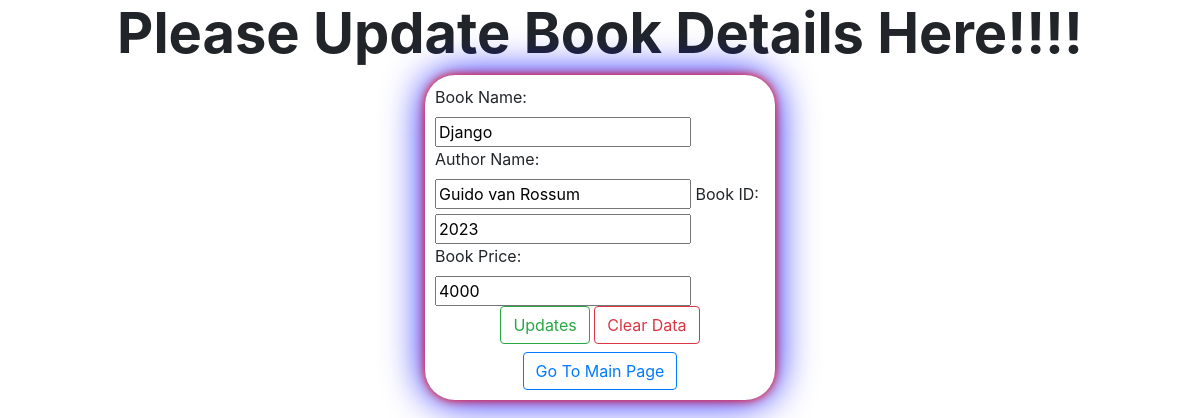
/update/12, run on the app's committed database.
### app1/models.py (models this page shows)
class BookData(models.Model):
    book_name = models.CharField(max_length=50)
    author_name = models.CharField(max_length=50)
    book_id = models.IntegerField()
    book_price = models.IntegerField()

### app1/views.py (the view)
# urls.py: path('update/<id>', views.update, name='update'),
def update(request, id):
    data = BookData.objects.get(id=id)
    return render(request,'update.html',{'data':data})

### templates/update.html (shortened to what this page needs)
<!DOCTYPE html>
<html lang="en" dir="ltr">
  <head>
    {% include 'cdnlines.html' %}
  </head>
  <body>
    <h1 class="text-center display-4 font-weight-bold">Please Update Book Details Here!!!!</h1>
    <div class="container">
      <div class="row">
        <div class="offset-md-4 col-md-4">
          <form method="post" action="{% url 'update_data' data.id %}">
            <label>Book Name:</label>
            <input type="text" name="bname" calss="form-control" value="{{ data.book_name}}">
            <label>Author Name:</label>
            <input type="text" name="authname" calss="form-control" value="{{ data.author_name}}">
            <label>Book ID:</label>
            <input type="text" name="bookid" calss="form-control" value="{{ data.book_id}}">
            <label>Book Price:</label>
            <input type="text" name="bookprice" calss="form-control" value="{{ data.book_price}}">
            <div class="text-center">
              <div class="text-center">
              <input type="Submit"  value="Updates" class="btn btn-outline-success">
              <input type="Reset"  value="Clear Data" class="btn btn-outline-danger"><br>
              <a href="{% url 'mainpage' %}" class="btn btn-outline-primary mt-2">Go To Main Page</a>
            </div>
            </div>
          </form>
        </div>
      </div>
    </div>
  </body>
</html>

### templates/update.html (style rules this page uses)
form { padding:10px; box-shadow:0px 0px 10px red, 0px 0px 40px blue; border-radius:30px; }

### data on the page
BookData: bname "Django", authname "Guido van Rossum", bookid "2023", bookprice "4000"
